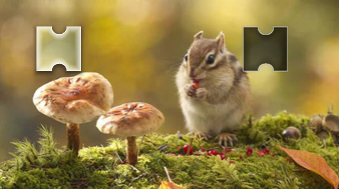
#> input picture refer/1.png, 339 x 189 px
$ python img_vertical_border.py
#> lines starting #> are read from the running program, lines starting #| are printed output that depends on the picture
from PIL import Image
import numpy as np
import collections


def find_border(path, threshold):
#> called with path = 'refer/1.png', threshold = 50
    image = Image.open(path)
#> image is the input picture: PIL image 339x189 RGBA; mean R, G, B, A 148.1, 126.6, 68.6, 255
    image = image.convert('L')
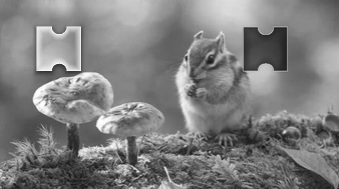
#> image: PIL image 339x189 L; min 20, max 254, mean 126.4
    # image.show()
    # image.save('gray.png')
    ary = np.array(image)
    target_list = []
    y_dict = {}
    temp = []
    for c in range(len(ary[0]) - 1):
        for r in range(len(ary)):
            value = int(ary[r][c]) - int(ary[r][c + 1])
            if value > threshold:
                target_list.append(c)

                temp.append(r)
                y_dict[c] = temp[:]

        temp.clear()
#> after the loop, target_list = 332 values from 1 to 337; temp = []; y_dict = 121 items

    result = collections.Counter(target_list).most_common(3)
#> result = [(80, 45), (243, 44), (127, 16)]

    refer1, refer2, refer3 = _get_refers(result, y_dict)

    result2 = (refer1, refer2, refer3)
    result3 = _judge_x_pos(result2)

    return result3


def _get_refers(result, y_dict):
    """输出3处坐标的(横坐标,最小y值,最大y值)"""
    refer = (result[0][0], result[1][0], result[2][0])
#> refer = (80, 243, 127)
    refer1 = (refer[0], min(y_dict[refer[0]]), max(y_dict[refer[0]]))
#> refer1 = (80, 26, 70)
    # refer1 =  (146, 24, 76)

    refer2 = (refer[1], min(y_dict[refer[1]]), max(y_dict[refer[1]]))
#> refer2 = (243, 27, 70)
    refer3 = (refer[2], min(y_dict[refer[2]]), max(y_dict[refer[2]]))
#> refer3 = (127, 140, 158)
#> in find_border, `refer1, refer2, refer3 = _get_refers(result, y_dict)`: refer1 = (80, 26, 70); refer2 = (243, 27, 70); refer3 = (127, 140, 158)
#> in find_border, `result2 = (refer1, refer2, refer3)`: result2 = ((80, 26, 70), (243, 27, 70), (127, 140, 158))
    return refer1, refer2, refer3


def _judge_deference(tup1, tup2):
    """判断两个x坐标y值相差范围,value越小,证明两者y值范围越相似"""
    value = abs(tup1[1] - tup2[1]) + abs(tup1[2] - tup2[2])
    return value


def _judge_x_pos(tup):
    """三选一,输出y值范围最相似的坐标及y范围相差值"""
    t1 = tup[0][0], tup[1][0], _judge_deference(tup[0], tup[1])
#> t1 = (80, 243, 1)
    t2 = tup[1][0], tup[2][0], _judge_deference(tup[1], tup[2])
#> t2 = (243, 127, 201)
    t3 = tup[0][0], tup[2][0], _judge_deference(tup[0], tup[2])
#> t3 = (80, 127, 202)
    new_tup = (t1, t2, t3)
#> new_tup = ((80, 243, 1), (243, 127, 201), (80, 127, 202))

    value = min(t1[2], t2[2], t3[2])
#> value = 1
    for item in new_tup:
        if item[2] == value:
            return item
#> this loop made 1 pass


if __name__ == '__main__':
    res = find_border("refer/1.png", 50)
#> in find_border, `result3 = _judge_x_pos(result2)`: result3 = (80, 243, 1)
#> res = (80, 243, 1)
    print(res)
#| (80, 243, 1)
    ...

$ run again, with refer/2.png copied over refer/1.png
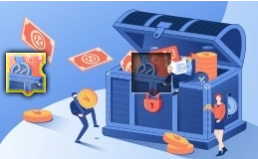
#> input picture refer/2.png, 258 x 159 px
#> in find_border, image is the input picture: PIL image 258x159 RGBA; mean R, G, B, A 130.9, 150.4, 194.9, 255
#> in find_border, `image = image.convert('L')`:
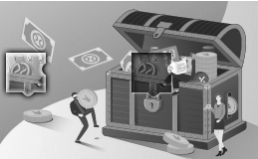
#> image: PIL image 258x159 L; min 22, max 255, mean 149.6
#> after the loop in find_border, `for c in range(len(ary[0]) - 1):`: target_list = 407 values from 8 to 235; temp = []; y_dict = 71 items
#> result = [(130, 36), (176, 33), (131, 28)]
#> refer = (130, 176, 131)
#> in _get_refers, `refer1 = (refer[0], min(y_dict[refer[0]]), max(y_dict[refer[0]]))`: refer1 = (130, 53, 91)
#> in _get_refers, `refer2 = (refer[1], min(y_dict[refer[1]]), max(y_dict[refer[1]]))`: refer2 = (176, 98, 130)
#> in _get_refers, `refer3 = (refer[2], min(y_dict[refer[2]]), max(y_dict[refer[2]]))`: refer3 = (131, 53, 91)
#> in find_border, `refer1, refer2, refer3 = _get_refers(result, y_dict)`: refer1 = (130, 53, 91); refer2 = (176, 98, 130); refer3 = (131, 53, 91)
#> result2 = ((130, 53, 91), (176, 98, 130), (131, 53, 91))
#> t1 = (130, 176, 84)
#> t2 = (176, 131, 84)
#> t3 = (130, 131, 0)
#> new_tup = ((130, 176, 84), (176, 131, 84), (130, 131, 0))
#> value = 0
#> the loop in _judge_x_pos, `for item in new_tup:` made 3 passes
#> result3 = (130, 131, 0)
#| (130, 131, 0)

$ run again, with refer/3.png copied over refer/1.png
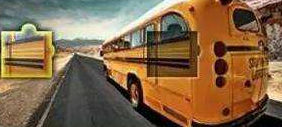
#> input picture refer/3.png, 282 x 127 px
#> in find_border, image is the input picture: PIL image 282x127 RGB; mean R, G, B 130.7, 103, 72.9
#> in find_border, `image = image.convert('L')`:
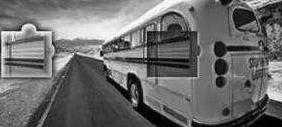
#> image: PIL image 282x127 L; min 0, max 255, mean 107.8
#> after the loop in find_border, `for c in range(len(ary[0]) - 1):`: target_list = 530 values from 2 to 280; temp = []; y_dict = 129 items
#> result = [(146, 41), (51, 32), (142, 20)]
#> refer = (146, 51, 142)
#> in _get_refers, `refer1 = (refer[0], min(y_dict[refer[0]]), max(y_dict[refer[0]]))`: refer1 = (146, 24, 76)
#> in _get_refers, `refer2 = (refer[1], min(y_dict[refer[1]]), max(y_dict[refer[1]]))`: refer2 = (51, 32, 75)
#> in _get_refers, `refer3 = (refer[2], min(y_dict[refer[2]]), max(y_dict[refer[2]]))`: refer3 = (142, 31, 57)
#> in find_border, `refer1, refer2, refer3 = _get_refers(result, y_dict)`: refer1 = (146, 24, 76); refer2 = (51, 32, 75); refer3 = (142, 31, 57)
#> result2 = ((146, 24, 76), (51, 32, 75), (142, 31, 57))
#> t1 = (146, 51, 9)
#> t2 = (51, 142, 19)
#> t3 = (146, 142, 26)
#> new_tup = ((146, 51, 9), (51, 142, 19), (146, 142, 26))
#> value = 9
#> the loop in _judge_x_pos, `for item in new_tup:` made 1 pass
#> result3 = (146, 51, 9)
#| (146, 51, 9)
